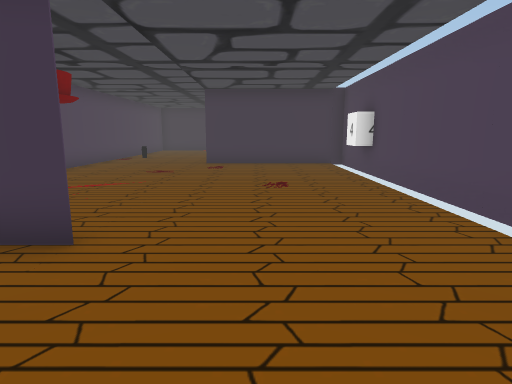
[1] (above)

20 first-person views from a walk through a Unity game level. The camera is 1.2 m above the floor, tilts 10° down and sees 75° across. The floor is counted in squares, 1 m on a side. Each view is taken from the middle of a square. On the plan, view 1 faces up. The plan holds only what a view shows up to about 14 squares ahead; the rest is blank. The place goes on beyond the plan. The player character is not drawn. Some surface patterns are stand-ins.

[2]
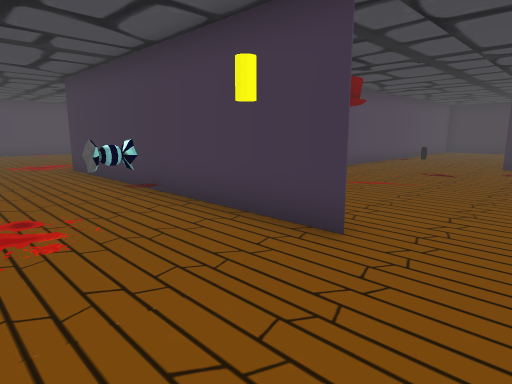

[3]
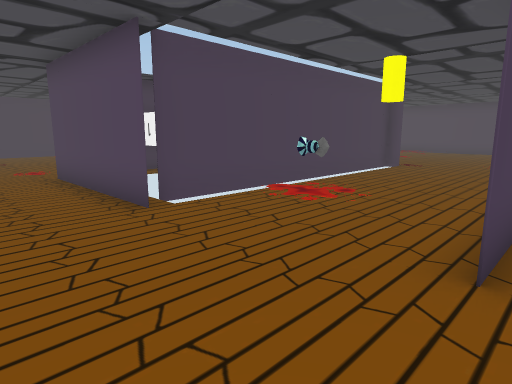

[4]
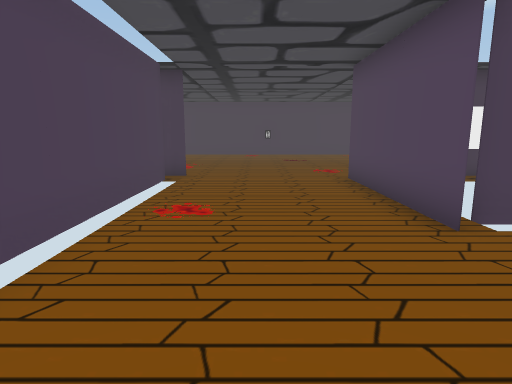

[5]
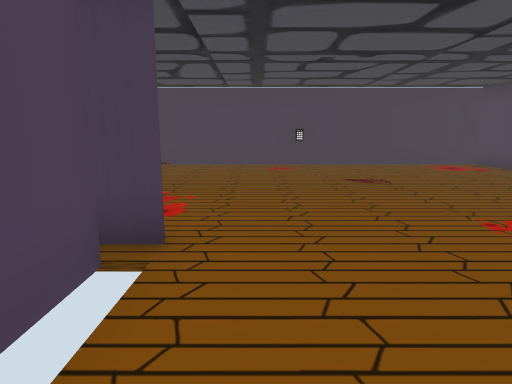

[6]
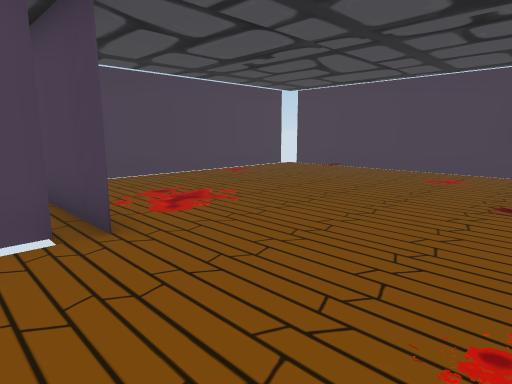

[7]
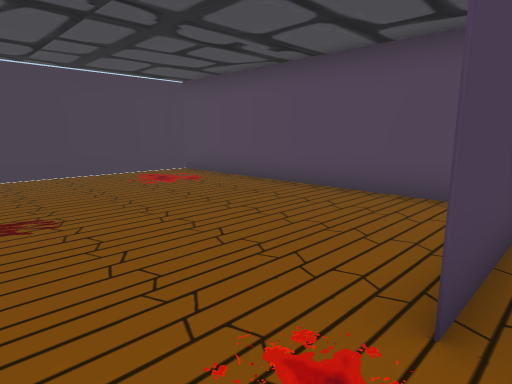

[8]
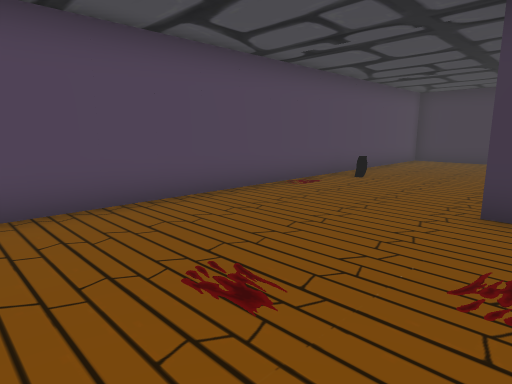

[9]
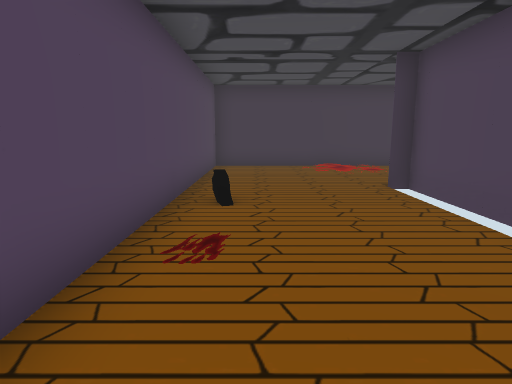

[10]
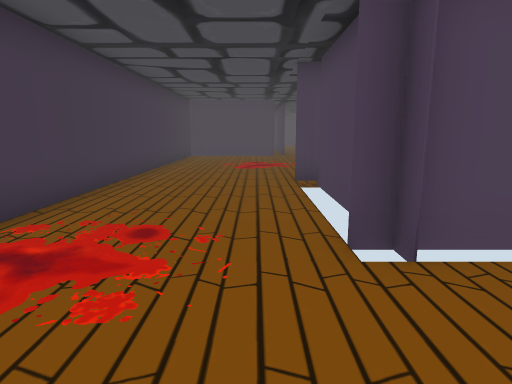

[11]
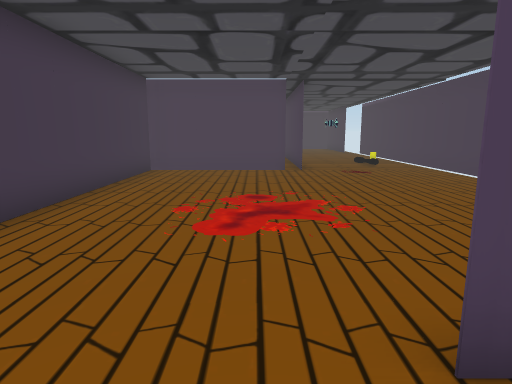

[12]
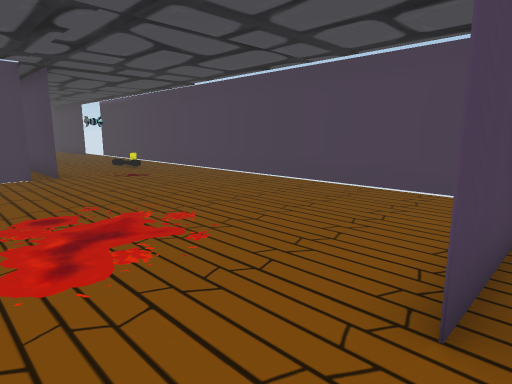

[13]
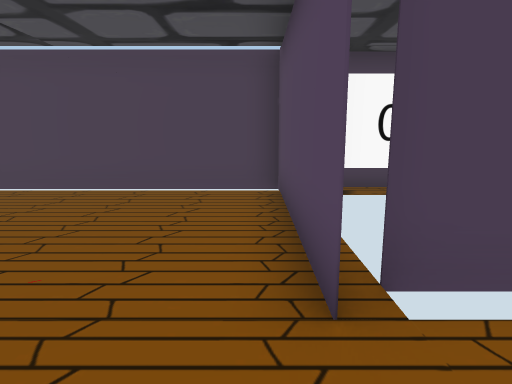

[14]
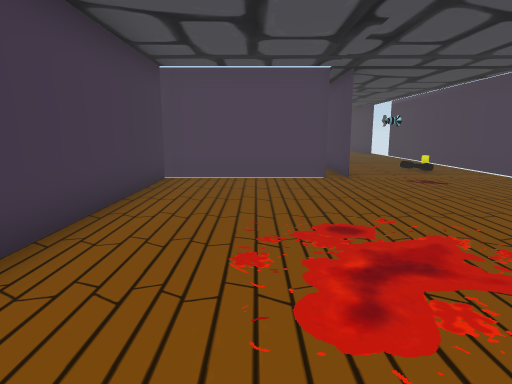

[15]
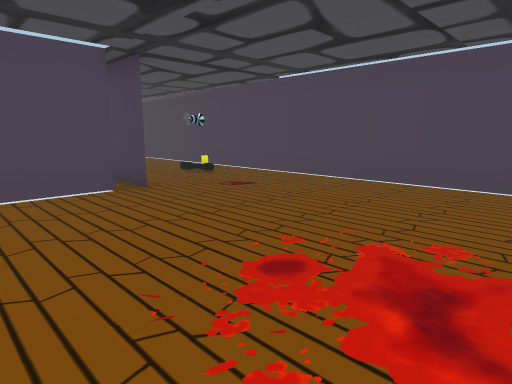

[16]
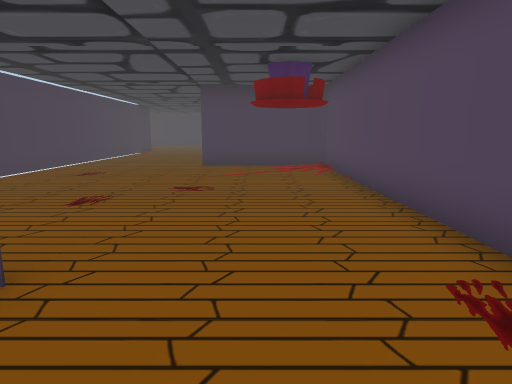

[17]
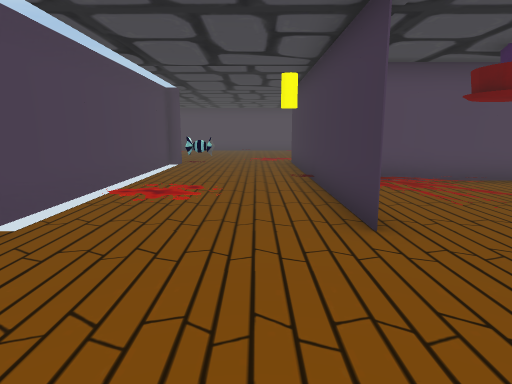

[18]
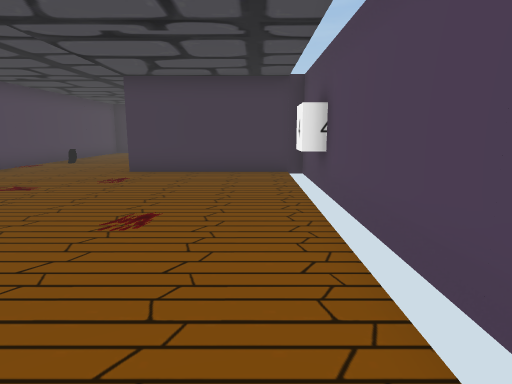

[19]
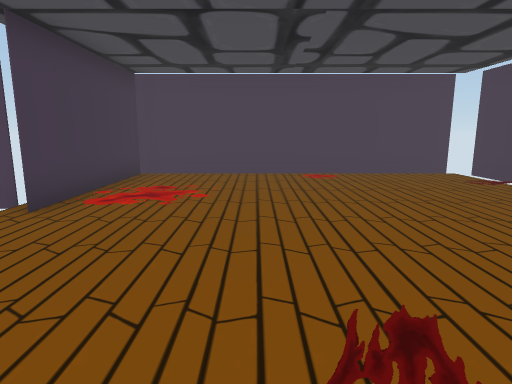

[20]
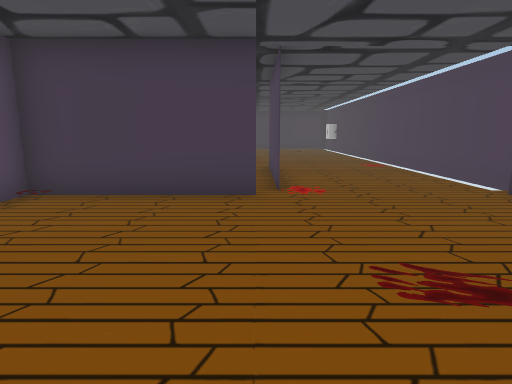

### Floor plan
Points are (right, up) in squares from view 1. A wall is a line through its corners. A room is listed if a view was taken in it or the views show most of it. See-through windows are left out.
Room 1 (views 1, 2, 3, 4, 5, 6, 7, 8, 9, 10, 11, 12, 13, 14, 15, 16, 17, 18, 19, 20)
walls: (-1.9, 3.5) (-12, 3.5); (3.5, 1.8) (3.5, 9.5); (-1.5, -0.9) (-1.5, -6); (3.5, 11.4) (3.5, 13.5) (-2, 13.5); (-6.6, 3.5) (-2, 3.5); (-1.5, 15.4) (-1.5, 19); (3.5, 15.6) (3.5, 13.5) (17.5, 13.5); (3.5, -6.1) (3.5, 1.3); (-2, -6.5) (-3.5, -6.5); (-5.4, -6.5) (-6.5, -6.5) (-6.5, -16); (8, -6.5) (3, -6.5); (0.1, 18.5) (3, 18.5); (-11.5, -0.9) (-11.5, -1.5) (-2, -1.5); (-2, 18.5) (-1.5, 18.5); (3.5, 19) (3.5, 17.5); (13.5, 18.9) (13.5, 23.6); (13, 23.5) (-6.5, 23.5) (-6.5, 4); (8.5, -16.1) (8.5, -6.2); (-6.9, -16.5) (8, -16.5)
objects: other object (-5, -6) to (-4, -5); other object (-3, 1); yellow cylinder (-3, 2); other object (2, 16) to (3, 17); other object (3, 10) to (4, 11); other object (12, 18); flashlight (15, 16)

Where each view was taken, in squares from view 1:
view 1: 0 up, 0 right, facing up
view 2: 0 up, 0 right, facing up-left
view 3: 4 up, 1 right, facing down-left
view 4: 3 up, 1 right, facing down
view 5: 3 down, 2 right, facing down
view 6: 5 down, 1 left, facing down-right
view 7: 6 down, 0 right, facing down-left
view 8: 8 up, 1 left, facing up-left
view 9: 11 up, 5 left, facing up
view 10: 20 up, 5 left, facing right
view 11: 20 up, 2 right, facing right
view 12: 21 up, 3 right, facing down-right
view 13: 21 up, 4 right, facing down
view 14: 21 up, 4 right, facing right
view 15: 22 up, 6 right, facing down-right
view 16: 16 up, 4 left, facing down
view 17: 2 up, 2 right, facing left
view 18: 3 up, 2 right, facing up
view 19: 10 down, 2 left, facing right
view 20: 13 down, 2 left, facing up
